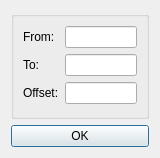
<?xml version="1.0" encoding="UTF-8"?>
<ui version="4.0">
 <class>Console_Enhance</class>
 <widget class="QDialog" name="Console_Enhance">
  <property name="geometry">
   <rect>
    <x>0</x>
    <y>0</y>
    <width>160</width>
    <height>158</height>
   </rect>
  </property>
  <property name="windowTitle">
   <string>Dialog</string>
  </property>
  <layout class="QGridLayout" name="gridLayout_2">
   <item row="0" column="0">
    <widget class="QGroupBox" name="groupBox">
     <property name="title">
      <string/>
     </property>
     <layout class="QGridLayout" name="gridLayout">
      <item row="0" column="0">
       <widget class="QLabel" name="label">
        <property name="text">
         <string>From:</string>
        </property>
       </widget>
      </item>
      <item row="0" column="1">
       <widget class="QLineEdit" name="lineEdit"/>
      </item>
      <item row="1" column="0">
       <widget class="QLabel" name="label_2">
        <property name="text">
         <string>To:</string>
        </property>
       </widget>
      </item>
      <item row="1" column="1">
       <widget class="QLineEdit" name="lineEdit_2"/>
      </item>
      <item row="2" column="0">
       <widget class="QLabel" name="label_3">
        <property name="text">
         <string>Offset:</string>
        </property>
       </widget>
      </item>
      <item row="2" column="1">
       <widget class="QLineEdit" name="lineEdit_3"/>
      </item>
     </layout>
    </widget>
   </item>
   <item row="1" column="0">
    <widget class="QPushButton" name="pushButton">
     <property name="text">
      <string>OK</string>
     </property>
    </widget>
   </item>
  </layout>
 </widget>
 <resources/>
 <connections/>
</ui>
